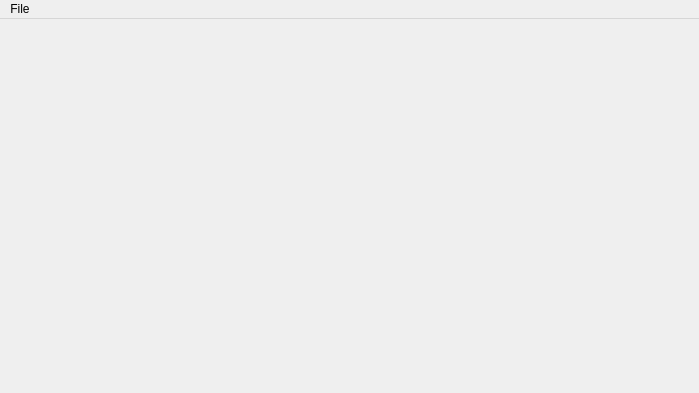
<?xml version="1.0" encoding="UTF-8"?>
<ui version="4.0">
 <class>MainWindow</class>
 <widget class="QMainWindow" name="MainWindow">
  <property name="geometry">
   <rect>
    <x>0</x>
    <y>0</y>
    <width>699</width>
    <height>393</height>
   </rect>
  </property>
  <property name="windowTitle">
   <string>QLink</string>
  </property>
  <widget class="QWidget" name="centralwidget"/>
  <widget class="QMenuBar" name="menubar">
   <property name="geometry">
    <rect>
     <x>0</x>
     <y>0</y>
     <width>699</width>
     <height>35</height>
    </rect>
   </property>
   <widget class="QMenu" name="menuQLink">
    <property name="title">
     <string>File</string>
    </property>
    <addaction name="actionLoad"/>
   </widget>
   <addaction name="menuQLink"/>
  </widget>
  <action name="actionLoad">
   <property name="text">
    <string>Load</string>
   </property>
  </action>
 </widget>
 <resources/>
 <connections/>
</ui>
